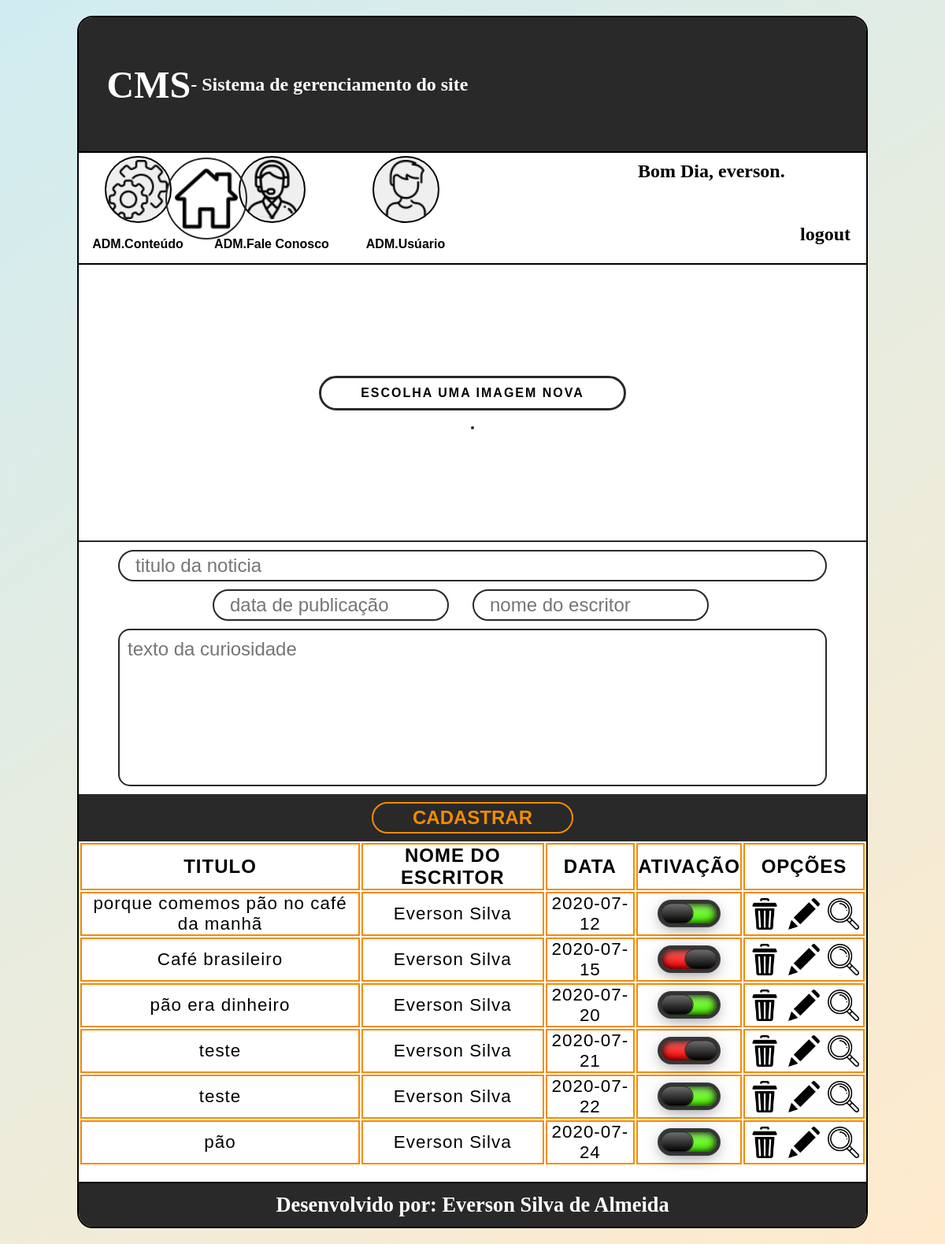
Page /BD/curiosidade.php (signed in) on the committed database.
### tables this page shows
CREATE TABLE `tblcuriosidadecard` (
  `idCuriosidadeCard` int(4) NOT NULL AUTO_INCREMENT,
  `img` varchar(200) NOT NULL,
  `titulo` varchar(100) NOT NULL,
  `dataPublicacao` date NOT NULL,
  `nomeEscritor` varchar(100) NOT NULL,
  `texto` varchar(500) NOT NULL,
  `ativacao` varchar(1) NOT NULL,
  PRIMARY KEY (`idCuriosidadeCard`)
);

### BD/bloqueioUsuario.php (called while the page is built, shortened)
<?php
$conex = conexaoMysql();
$usuario = $_SESSION['usuario'];
$nivel = $_SESSION['nivel'];
$sql = "select tblusuario.*, tblnivel.*
    from tblusuario, tblnivel
    where tblnivel.idNivel = tblusuario.idNivel
    and nomeUsuario = '".$usuario."' and nivel = '".$nivel."'";
$selectAtivacao = mysqli_query($conex, $sql);
$rsAtivacao = mysqli_fetch_assoc($selectAtivacao);
$ADMconteudo = $rsAtivacao['ADMconteudo'];
$ADMfaleConosco = $rsAtivacao['ADMfaleConosco'];
$ADMusuario = $rsAtivacao['ADMusuario'];
if($ADMconteudo == 1){
    $conteudo = "enable";
}else{
    $conteudo = "disabled";
}
if($ADMfaleConosco == 1){
    $faleConosco = "enable";
}else{
    $faleConosco = "disabled";
}
if($ADMusuario == 1){
    $usuarios = "enable";
}else{
    $usuarios = "disabled";
}
?>

### BD/curiosidade.php (the view, shortened to what this page needs)
<?php
    require_once('bloqueioUsuario.php');
    $conex = conexaoMysql();
    $action = "insertContato.php?modo=inserirCuriosidade";
    $actionImg = "uploadImg.php?verificar=imgCuriosidade";
$titulo = (string) null;
$data = (string) null;
$escritor = (string) null;
$texto = (string) null;
?>
<!doctype html>
<html lang="pt-br">
    <head>
        <link rel="stylesheet" type="text/css" href="../cms/css/style.css">
        <link rel="stylesheet" type="text/css" href="../cms/css/curiosidade.css">
    </head>
    <body>
        <div class="iconPaginaInicial" onclick="location.href='../curiosidades.php'">
        </div>
        <section>
            <div id="containerCMS">
                <div id="cabecalho">
                    <h1><p>CMS</p> - Sistema de gerenciamento do site</h1>
                    <div id="containerLogo"></div>
                </div>
                <div id="containerEscolha">
                    <div class="containerFuncao">
                        <input type="submit" class="imgFuncao" id="ADMconteudo" onclick="location.href='../BD/ADMconteudo.php'" <?=$conteudo?> value="">
                        <div class="nomeFuncao">ADM.Conteúdo</div>
                    </div>
                    <div class="containerFuncao">
                        <input type="submit" class="imgFuncao" id="ADMfaleConosco" onclick="location.href='../BD/ADMfaleConosco.php'" <?=$faleConosco?> value="">
                        <div class="nomeFuncao">ADM.Fale Conosco</div>
                    </div>
                    <div class="containerFuncao">
                        <input type="submit" class="imgFuncao" id="ADMusuario" onclick="location.href='../BD/ADMusuario.php'" <?=$usuarios?> value="">
                        <div class="nomeFuncao">ADM.Usúario</div>
                    </div>
                    <div id="containerBoasVindas">
                        <div class="textoBoasVindas">Bom Dia, <?=$usuario?>.</div>
                        <a href="../BD/logout.php"><div class="textoBoasVindas">logout</div></a>
                    </div>
                </div>
                <div id="containerConteudo">
                    <form name="frmImg" id="frmImg" method="post" action="<?=$actionImg?>" enctype="multipart/form-data">
                         <div id="configFile">
                             <label for="file" id="selector">Escolha uma imagem nova</label>
                             <div id="imagemCuriosidade"></div>
                         </div>
                    </form>
                    <form name="frmCuriosidade" method="post" action="<?=$action?>">
                        <div id="configText">
                        <input type="text" name="txtTitulo" data-type="texto" placeholder="titulo da noticia" value="<?=$titulo?>">
                        <div id="dataNome">
                            <input data-type="data" maxlength="10" type="text" name="txtData" placeholder="data de publicação" value="<?=$data?>">
                            <input type="text" name="txtEscritor" data-type="texto" placeholder="nome do escritor" value="<?=$escritor?>">
                        </div>
                            <textarea name="textTexto"  placeholder="texto da curiosidade"><?=$texto?></textarea>
                        </div>
                        <div id="congifBTN">
                            <input type="submit" value="cadastrar" name="btnCadastro">
                        </div>
                    </form>
                    <table>
                        <tr>
                            <td>titulo</td>
                            <td>nome do escritor</td>
                            <td>data</td>
                            <td>ativação</td>
                            <td>opções</td>
                        </tr>
                        <?php
                            $sql = "select *from tblCuriosidadeCard";
                            $selectCuriosidade = mysqli_query($conex, $sql);
                            while($rsCuriosidade = mysqli_fetch_assoc($selectCuriosidade)){
                                $ativacao = $rsCuriosidade['ativacao'];
                                if($ativacao == 1){
                                    $ativo = 'unchecked';
                                }else{
                                    $ativo = 'checked';
                                }
                        ?>
                        <tr>
                            <td><?=$rsCuriosidade['titulo']?></td>
                            <td><?=$rsCuriosidade['nomeEscritor']?></td>
                            <td><?=$rsCuriosidade['dataPublicacao']?></td>
                            <td class="configCheboxTable">
                                <input type="checkbox" name="ckbAtivacao"
                                onclick="location.href='updateContato.php?modo=ativarDesativar&id=<?=$rsCuriosidade['idCuriosidadeCard']?>&tbl=CuriosidadeCard&diretorio=curiosidade'"
                                <?=$ativo?>>
                            </td>
                            <td>
                                <div class="containerAcao">
                                   <a onclick="return confirm('deseja realmente excluir');" href="deleteContato.php?modo=excluirCuriosidade&id=<?=$rsCuriosidade['idCuriosidadeCard']?>">
                                        <div class="imgApagar"></div>
                                    </a>
                                    <a href="curiosidade.php?modo=editarCuriosidade&id=<?=$rsCuriosidade['idCuriosidadeCard']?>">
                                        <div class="imgEditar"></div>
                                    </a>
                                    <div class="imgVizualizar" onclick="modalCuriosidade(<?=$rsCuriosidade['idCuriosidadeCard']?>);"></div>
                                </div>
                            </td>
                        </tr>
                        <?php } ?>
                    </table>
                </div>
                <footer><h1>Desenvolvido por: Everson Silva de Almeida</h1></footer>
            </div>
        </section>
    </body>
</html>

### cms/css/style.css (style rules this page uses)
* { padding: 0; margin: 0; text-decoration: none; list-style: none; }
body { background: linear-gradient(145deg, rgba(22, 162, 186, 0.2), rgba(255, 153, 0, 0.2)), url(../img/fundo.jpg); min-height: 100vh; display: flex; justify-content: center; align-content: center; align-items: center; background-size: cover; background-position: center; background-origin: border-box; background-repeat: no-repeat; padding-top: 20px; padding-bottom: 20px; box-sizing: border-box; }
.iconPaginaInicial { height: 100px; width: 100px; position: fixed; top: 200px; left: 210px; border-radius: 50%; cursor: pointer; border: 2px solid #292929; background-image: url(../img/sydney-opera-house.png); background-position: center; background-size: 80px; background-origin: border-box; background-repeat: no-repeat; overflow: hidden; }
#containerCMS { min-height: 800px; height: auto; width: 1000px; border-radius: 20px; border: 2px solid #000; overflow: hidden; }
#cabecalho { height: 170px; width: 100%; background: #292929; display: flex; justify-content: space-between; align-items: center; }
#cabecalho h1 { height: 100px; width: 530px; float: left; font-size: 1.5em; color: #fff; display: flex; justify-content: center; align-items: center; justify-content: center; }
#cabecalho h1 p { font-size: 2em; }
#containerLogo { height: 140px; width: 400px; background-image: url(../img/HILLVALEY.png); background-size: contain; background-position: center; background-origin: border-box; background-repeat: no-repeat; }
#containerEscolha { border-top: 2px solid #000; height: 140px; width: 100%; background: #fff; }
.containerFuncao { height: 100%; width: 150px; margin-right: 20px; float: left; display: flex; justify-content: space-around; align-content: center; align-items: center; flex-direction: column; outline: none; }
.imgFuncao { height: 85px; width: 85px; border-radius: 50%; border: 2px solid #000; background-size: 75px; background-position: center; background-origin: border-box; background-repeat: no-repeat; cursor: pointer; outline: none; }
#ADMconteudo { background-image: url(../img/settings.png); }
#ADMfaleConosco { background-image: url(../img/support.png); }
#ADMusuario { background-image: url(../img/person.png); }
.nomeFuncao { height: 40px; width: 100%; display: flex; justify-content: space-around; align-content: center; align-items: center; font-size: 1em; font-weight: bold; font-family: arial; }
#containerBoasVindas { height: inherit; width: 300px; float: right; display: flex; justify-content: space-between; align-content: center; flex-direction: column; padding: 10px; box-sizing: border-box; }
.textoBoasVindas { height: 50px; width: 100%; font-size: 1.5em; font-weight: bold; }
a .textoBoasVindas { text-align: right; padding: 10px; box-sizing: border-box; color: #000; }
#containerConteudo { border-top: 2px solid #000; min-height: 430px; height: auto; width: 100%; overflow: hidden; position: relative; background: #fff; }
footer { height: 55px; width: 100%; border-top: 2px solid #000; display: flex; justify-content: center; align-content: center; align-items: center; font-size: 1.1em; font-family: comic sans ms; background: #292929; color: #fff; }

### rows in the picture
tblcuriosidadecard: titulo "porque comemos pão no café da manhã", nomeEscritor "Everson Silva", dataPublicacao "2020-07-12"
tblcuriosidadecard: titulo "Café brasileiro", nomeEscritor "Everson Silva", dataPublicacao "2020-07-15"
tblcuriosidadecard: titulo "pão era dinheiro", nomeEscritor "Everson Silva", dataPublicacao "2020-07-20"
tblcuriosidadecard: titulo "teste", nomeEscritor "Everson Silva", dataPublicacao "2020-07-21"
tblcuriosidadecard: titulo "teste", nomeEscritor "Everson Silva", dataPublicacao "2020-07-22"
tblcuriosidadecard: titulo "pão", nomeEscritor "Everson Silva", dataPublicacao "2020-07-24"

### other values in the picture
$usuario "everson"
